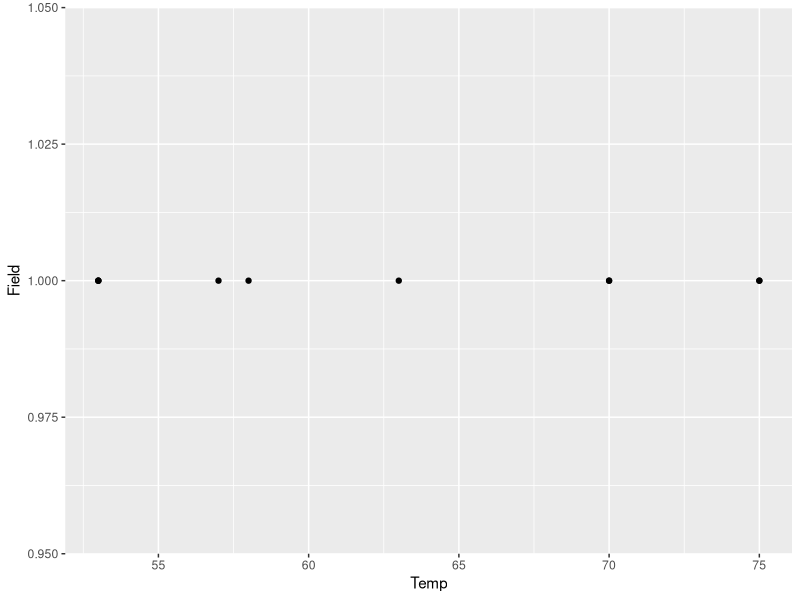
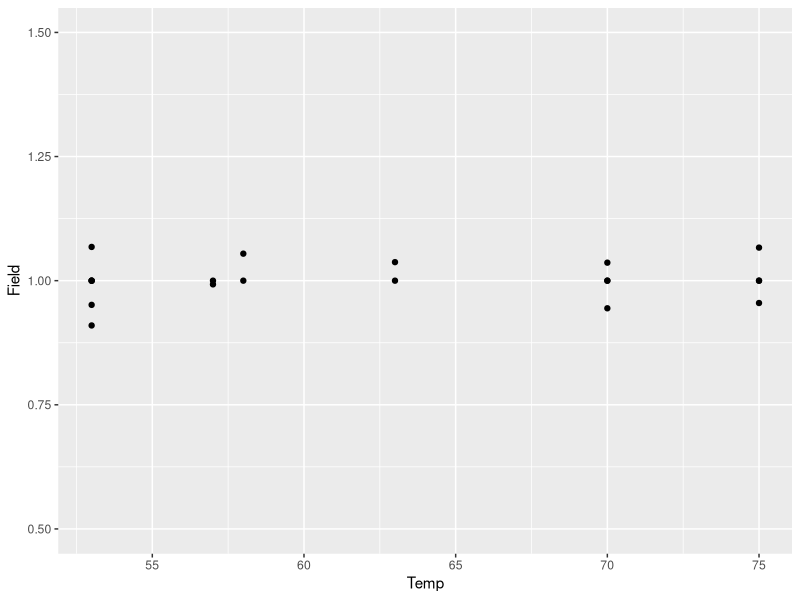
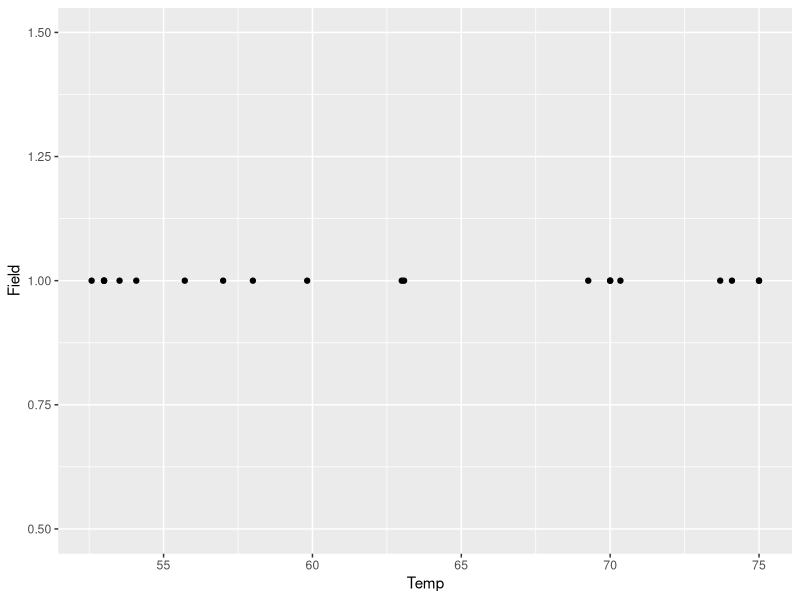
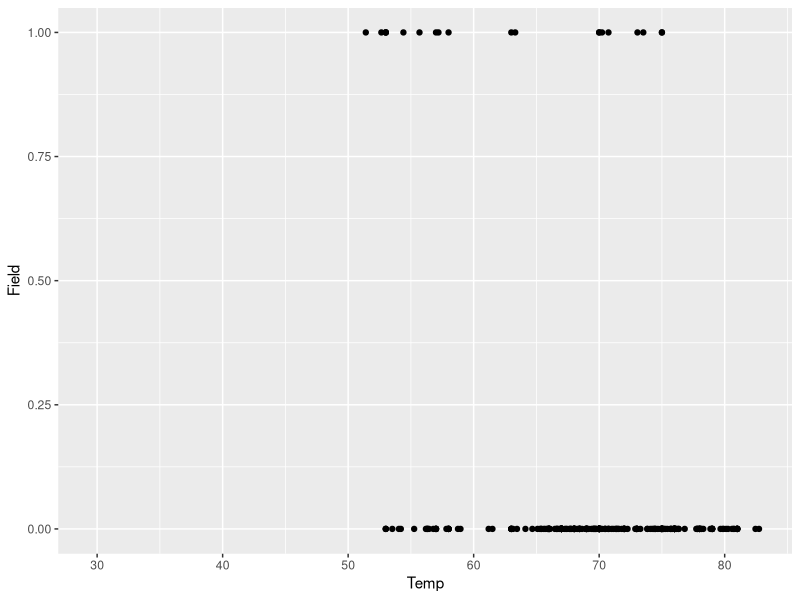
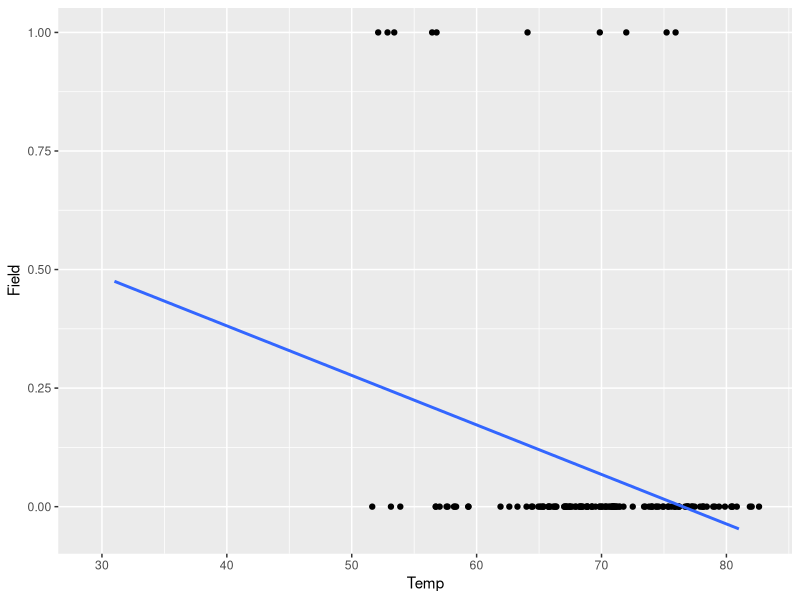
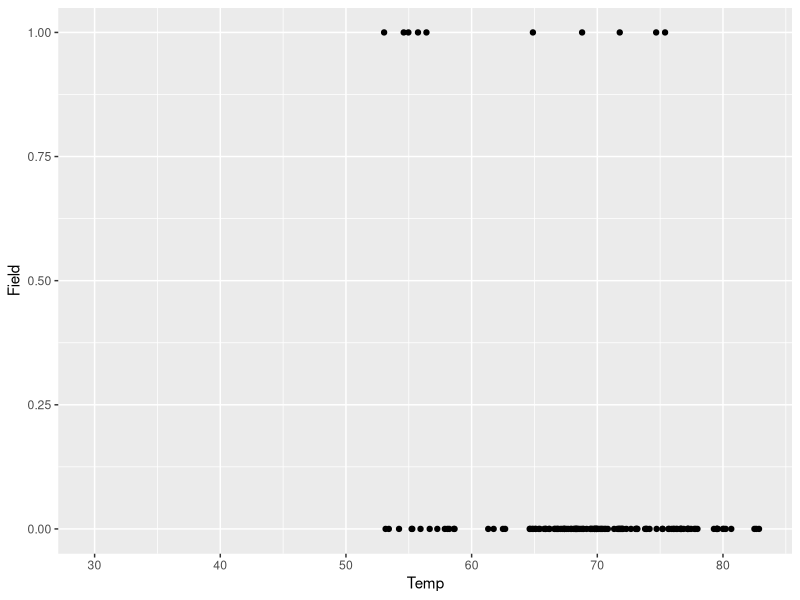
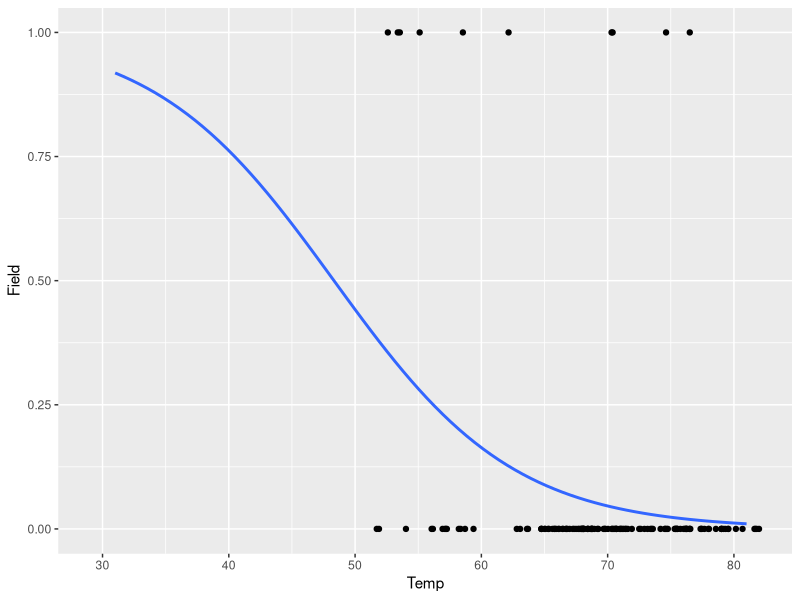
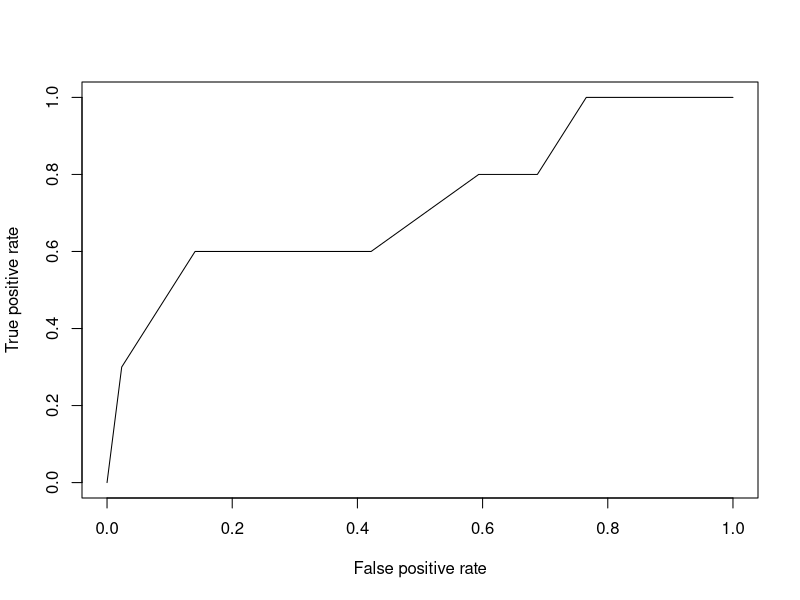

Source code (R) for these figures, in order:
## ---- chunk 1
orings <- read.csv("Orings.csv")
str(orings)
summary(orings)
## ---- chunk 2
tapply(orings$Field, orings$Flight, sum)

table(tapply(orings$Field, orings$Flight, sum))
# row: field
# column: flight
# in 16 of the flights, none of the orings failed
# in 5 of the flights, 1 oring failed

## ---- chunk 3
library(ggplot2)
# plot graphs for orings that has failed
ggplot(orings[orings$Field > 0, ], aes(x = Temp, y = Field)) +  geom_point(na.rm = TRUE)

ggplot(data = orings[orings$Field > 0, ], aes(x = Temp, y = Field)) + geom_point(na.rm = TRUE) + geom_jitter(na.rm = TRUE, width = 0, height = 0.1) + ylim(c(0.5, 1.5))

ggplot(data = orings[orings$Field > 0, ], aes(x = Temp, y = Field)) + geom_point(na.rm = TRUE) + geom_jitter(na.rm = TRUE, width = 2, height = 0) + ylim(c(0.5, 1.5))

# plot graphs of all orings
ggplot(data = orings, aes(x = Temp, y = Field)) + geom_point(na.rm = TRUE) + geom_jitter(na.rm = TRUE, width = 2, height = 0)
## ---- chunk 4
model1 <- lm(formula = Field ~ Temp + Pres, data = orings)
summary(model1)

# multiple R squared value is quite high
# linear regression perhaps does not explain the data so well
## ---- chunk 5
model2 <- lm(formula = Field ~ Temp, data = orings)
summary(model2)
# r squared value dropped drastically, so this is not a good model as well

ggplot(orings, aes(Temp, Field)) + geom_jitter(na.rm = T, height = 0, width = 2) + geom_smooth(method = "lm", se = F,na.rm = T, fullrange = T)

## ---- chunk 6
model3 <- glm(formula = Field ~ Temp + Pres, data = orings, family = "binomial")
summary(model3)
## ---- chunk 7
model4 <- glm(formula = Field ~ Temp, data = orings, family = binomial)
summary(model4)
## ---- chunk 8
model3$coefficients
model3$aic
## ---- chunk 9
model4$coefficients
model4$aic
## ---- chunk 10
# predict value on log(odds) scale
# ie. the exponential function in the numerator (beta.x)

predict(model4, newdata = tail(orings, 1))

# predict value on odds scale
# ie. probability of y = 1
predict(model4, newdata = tail(orings, 1), type = "response")
## ---- chunk 11
ggplot(data = orings, aes(x = Temp, y = Field)) + geom_jitter(na.rm = T, height = 0, width = 2) 

# Logistic Regression Model Fit
ggplot(data = orings, aes(x = Temp, y = Field)) + geom_jitter(na.rm = T, height = 0, width = 2) + geom_smooth(method = "glm", se = F, na.rm = T, fullrange = T, method.args = list(family = "binomial"))

## ---- chunk 12
# type = "response": probability values are returned
Pred <- predict(model4, newdata = orings, type = "response")

# create a table of confusion matrix
# row: prediction label 0 or 1
# column: true label 0 or 1
table(Pred[1:138] > 0.5, orings$Field[1:138])
# Pred > 0.5 means that failure will happen if the threshold is > 0.5, which will predict value of 1
# values show that there will never be a failure if the threshold is set at 0.5
# there were 10 failures that happened but it was predicted as no failure will happen
# hence, model is not appropriate!
# 128 cases were predicted correctly, 10 cases were predicted incorrectly. 
## ---- chunk 13
table(Pred[1:138] > 0.3, orings$Field[1:138])
# threshold of > 0.3 to be a failure
# now the results show that there are lesser wrong predictions on actual failures (ie. predicted as not failure)
## ---- chunk 14
library(ROCR)
# creates a prediction instance in the required ROCR standardised format
# input values are prediction labels and true labels
ROCRpred <- prediction(predictions = Pred[1:138], labels = orings$Field[1:138])

?performance
# creates the ROC curve
ROCRperf <- performance(prediction.obj = ROCRpred, x.measure = "fpr", measure = "tpr")

plot(ROCRperf)

# indicate the t values across the ROC curve
# cutoffs refer to threshold t values
plot(ROCRperf, colorize = T, print.cutoffs.at = c(0, 0.1, 0.2, 0.3, 0.5, 1), text.adj = c(-0.2, 1.7))

# calculate AUC
as.numeric(performance(prediction.obj = ROCRpred, measure = "auc")@y.values)
